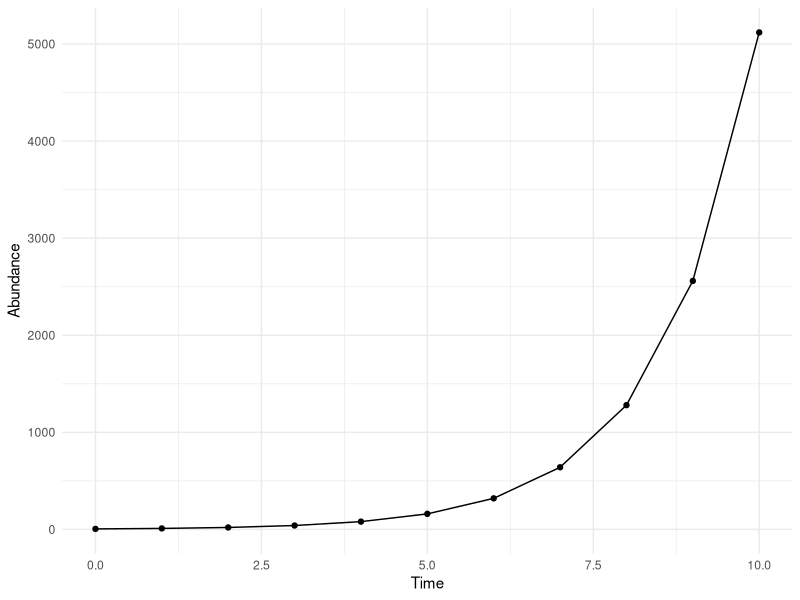
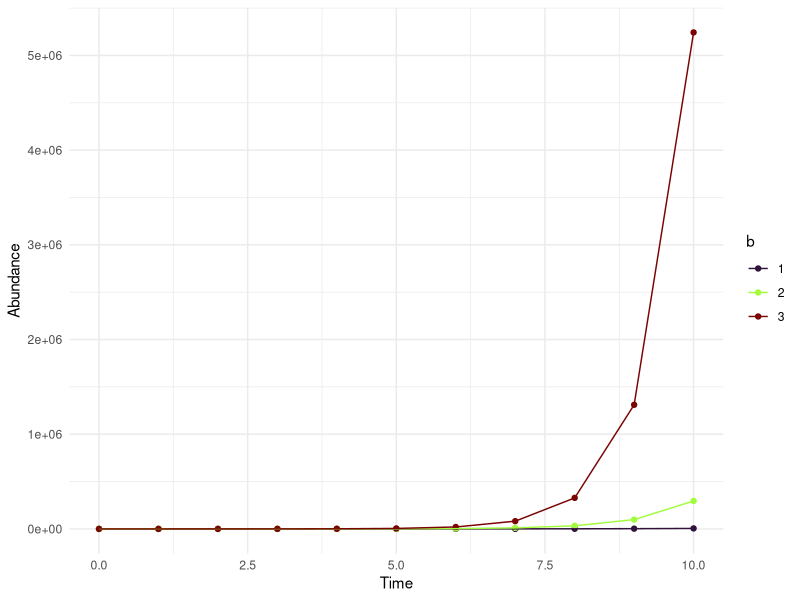

Source code (R) for these figures, in order:
## ---- chunk 1
library(ggplot2)
library(viridis)
## ---- chunk 2
rabbit_growth <- function(time, initial, b){
  
  ###Insert model here
}

## ---- chunk 3
timesteps = seq(0,20)
print(timesteps)
## ---- chunk 4
print(paste("Single number:", 5 * (1+5))) # single numeric number #vector
## ---- chunk 5
5 * (1+5)^(timesteps) # a vector
## ---- chunk 6
rabbit_growth <- function(time, initial, b){

  timesteps =  seq(0,time)
  
  abundance  = initial * (1+b)^(timesteps)
    
  ###Try to keep the parameter that you are varying as a column for easier analysis 
  rabbit_df <- data.frame(time = timesteps, abundance = abundance,
                          initial = initial, b = b)
    
  return(rabbit_df)
  }
  
## ---- chunk 7
standard_rabbit <- rabbit_growth(10,5, 1)
print(standard_rabbit)
## ---- chunk 8
ggplot(standard_rabbit, aes(x = time, y = abundance))+ geom_point() + geom_line() + xlab("Time") + ylab("Abundance") + 
  theme_minimal()
## ---- chunk 9
standard_rabbit1 <- rabbit_growth(10,5, 1)
standard_rabbit2 <- rabbit_growth(10,5, 2)
standard_rabbit3 <- rabbit_growth(10,5, 3)

standard_rabbit_all <- rbind(standard_rabbit1,standard_rabbit2, 
                             standard_rabbit3)
## ---- chunk 10
ggplot(standard_rabbit_all, aes(x = time, y= abundance, color = as.factor(b), group = as.factor(b))) + geom_point() + geom_line() +
  xlab("Time") + ylab("Abundance")+
  scale_color_viridis(discrete = TRUE, name = "b",option = 'turbo')+
  theme_minimal()
